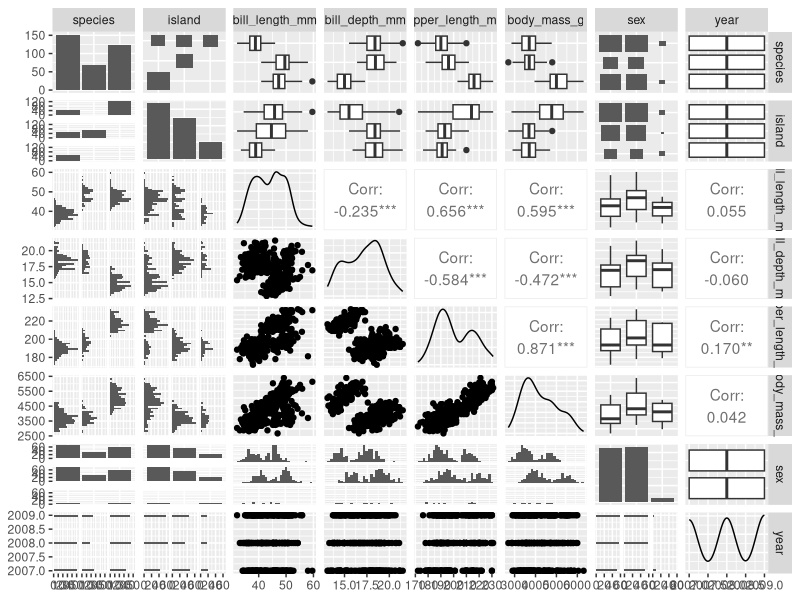
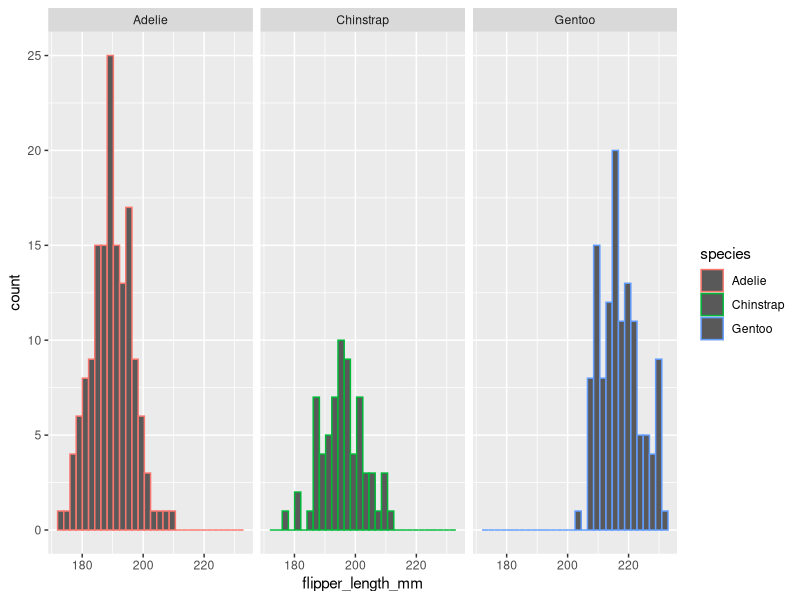
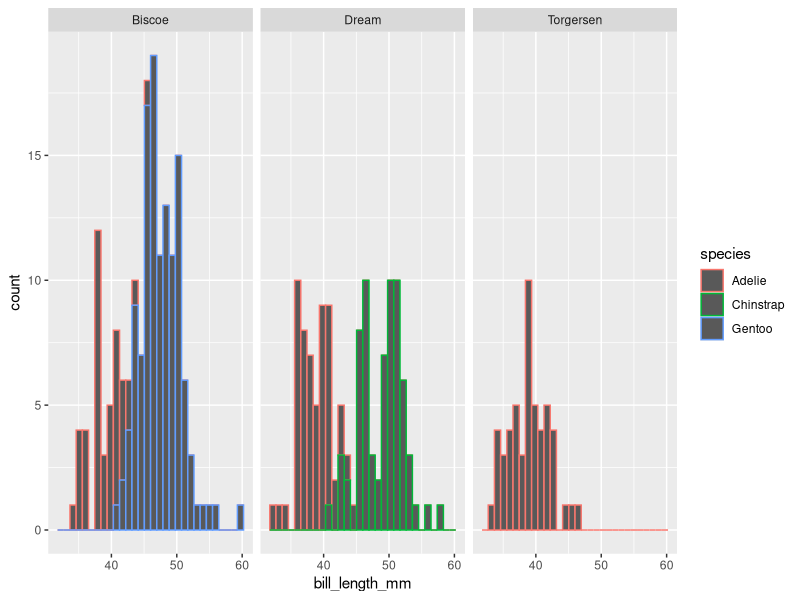

These charts were generated, in order, by the following R code:
## ---- chunk 1
knitr::opts_chunk$set(echo = TRUE)
library(GGally)
library(skimr)
library(palmerpenguins)
## ---- chunk 2
# Return the names of all variables
names(penguins)

# Dimensions
dim(penguins)

# Overall summary of the data
summary(penguins)

# Look at the first few lines
head(penguins)
head(penguins, 3)

# Look at the last few lines
tail(penguins)

# Use GGally::ggpairs()
GGally::ggpairs(penguins)


# Use skimr::skim()
skimr::skim(penguins)

# Histogram of flipper lengths
ggplot(data = penguins, aes(x = flipper_length_mm, color = species)) +
  geom_histogram() +
  facet_wrap(~species)

# Make a faceted histogram of penguin bill_length_mm, faceted by island
ggplot(data = penguins, aes(x = bill_length_mm, color = species)) +
  geom_histogram() +
  facet_wrap(~island)
